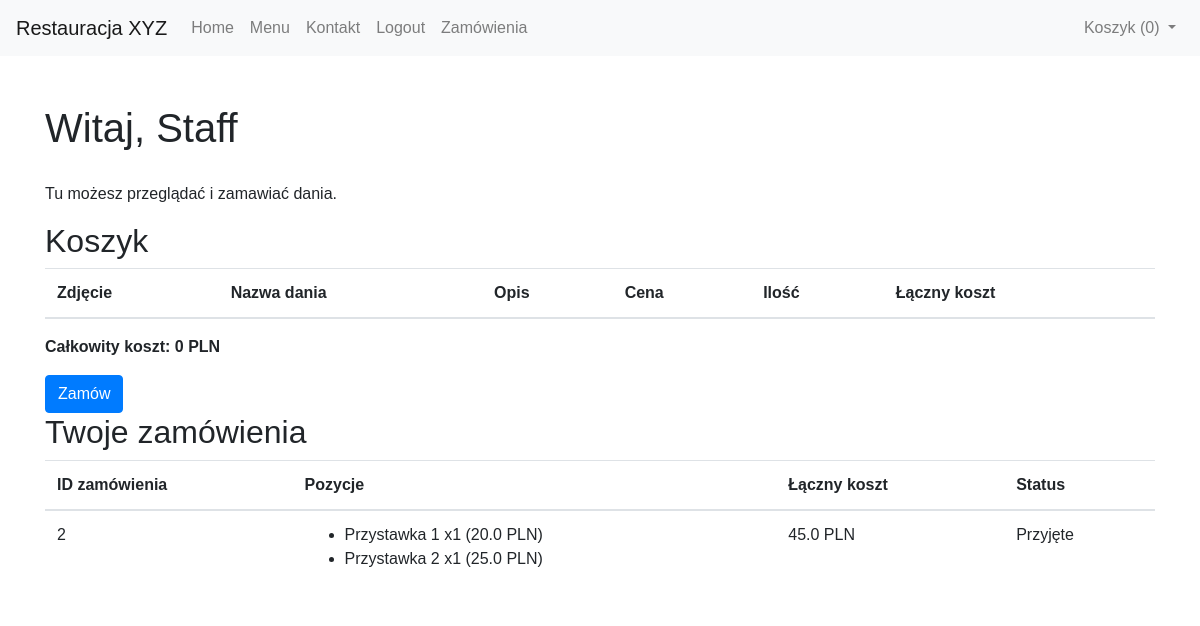
Page /customer (signed in) on the committed database.
### tables this page shows
CREATE TABLE orders (
    id INTEGER PRIMARY KEY AUTOINCREMENT,
    user_id INTEGER,
    order_items TEXT,
    total_price REAL,
    status TEXT DEFAULT 'PrzyjÄ™te',
    FOREIGN KEY (user_id) REFERENCES users (id)
);

### app.py (the view, shortened to what this page needs)
@app.route('/customer', methods=['GET', 'POST'])
@login_required
def customer():
    conn = get_db_connection()
    orders = conn.execute('SELECT * FROM orders WHERE user_id = ?', (session['user_id'],)).fetchall()
    conn.close()
    return render_template('customer.html', orders=orders)

### app.py (called while the page is built)
def login_required(f):
    @wraps(f)
    def decorated_function(*args, **kwargs):
        if 'logged_in' not in session:
            flash('Musisz być zalogowany, aby uzyskać dostęp do tej strony.', 'warning')
            return redirect(url_for('login'))
        return f(*args, **kwargs)
    return decorated_function

def get_db_connection():
    conn = sqlite3.connect('database.db')
    conn.row_factory = sqlite3.Row
    return conn

def calculate_total_cost(cart):
    return sum(item['price'] * item['quantity'] for item in cart)

@app.context_processor
def utility_processor():
    return dict(calculate_total_cost=calculate_total_cost)

@app.template_filter('fromjson')
def fromjson(value):
    return json.loads(value)

### templates/customer.html (shortened to what this page needs)
{% extends "base.html" %}  {% block content %}
<h1>Witaj, {{ session['username'] }}</h1>
<p>Tu możesz przeglądać i zamawiać dania.</p>
<h2>Koszyk</h2>
<table class="table">
  <thead>
    <tr>
      <th>Zdjęcie</th>
      <th>Nazwa dania</th>
      <th>Opis</th>
      <th>Cena</th>
      <th>Ilość</th>
      <th>Łączny koszt</th>
    </tr>
  </thead>
</table>
<p>
  <strong>Całkowity koszt: {{ calculate_total_cost(session.cart) }} PLN</strong>
</p>
<form method="POST" action="/customer">
  <button type="submit" class="btn btn-primary">Zamów</button>
</form>
<h2>Twoje zamówienia</h2>
<table class="table">
  <thead>
    <tr>
      <th>ID zamówienia</th>
      <th>Pozycje</th>
      <th>Łączny koszt</th>
      <th>Status</th>
    </tr>
  </thead>
  <tbody>
    {% for order in orders %}
    <tr>
      <td>{{ order.id }}</td>
      <td>
        <ul>
          {% set items = order.order_items | fromjson %} {% for item in items %}
          <li>{{ item.name }} x{{ item.quantity }} ({{ item.price }} PLN)</li>
          {% endfor %}
        </ul>
      </td>
      <td>{{ order.total_price }} PLN</td>
      <td>{{ order.status }}</td>
    </tr>
    {% endfor %}
  </tbody>
</table>
{% endblock %}

### static/css/styles.css (style rules this page uses)
body { font-family: Arial, sans-serif; }
.container h1 { margin-bottom: 30px; }

### rows in the picture
orders: id "2", name "Przystawka 1" "Przystawka 2", quantity "1" "1", price "20.0" "25.0", total_price "45.0", status "Przyjęte"

### other values in the picture
{{ session.cart|length if session.cart else 0 }} "0"
{{ session['username'] }} "Staff"
{{ calculate_total_cost(session.cart) }} "0"
